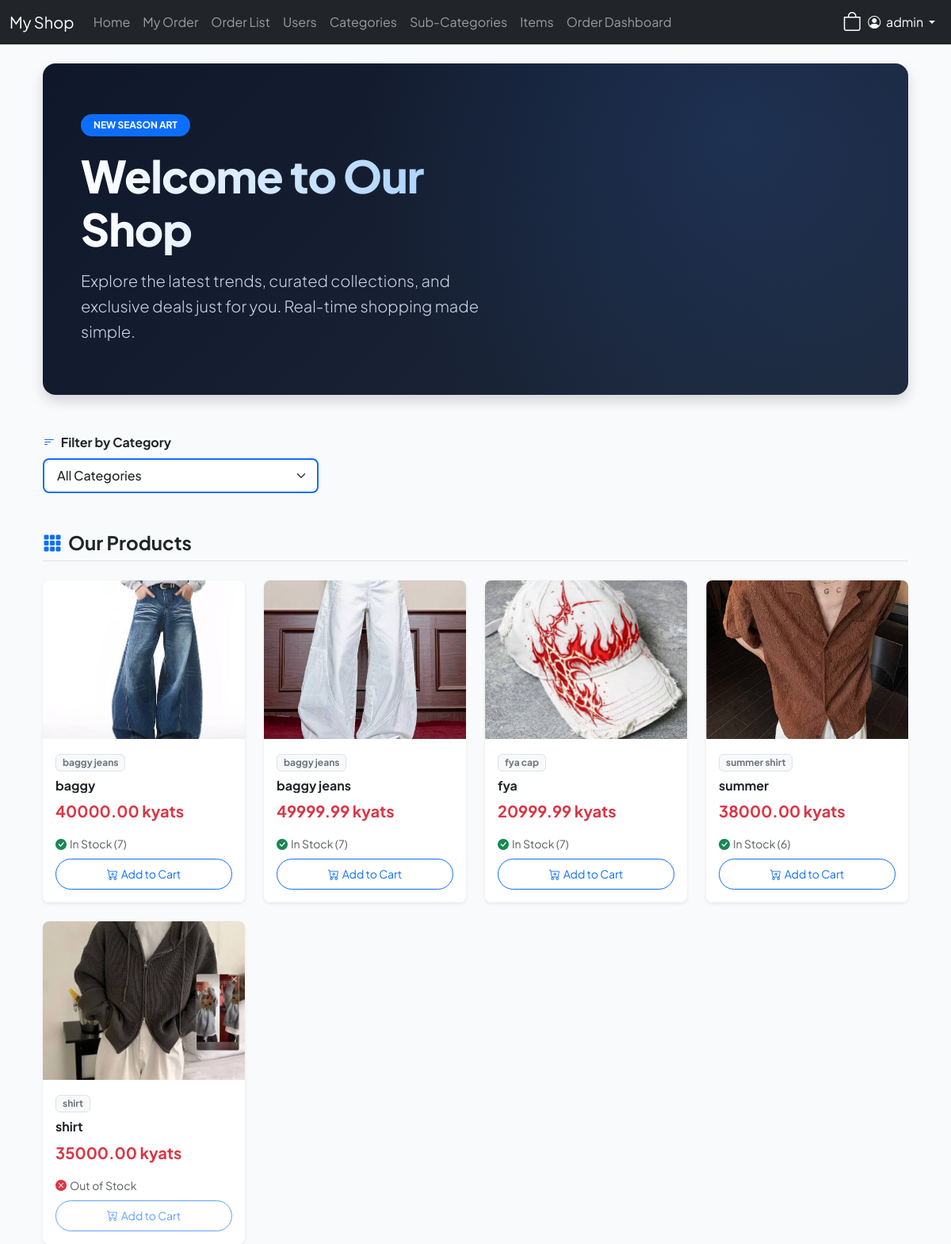
The app's page / (signed in) with its own data.
### my_app/models.py (models this page shows, shortened)
class Item(models.Model):
    sub_category = models.ForeignKey(
        'SubCategory',
        on_delete=models.CASCADE,
        related_name='items'
    )
    created_by = models.ForeignKey(
        User,
        on_delete=models.SET_NULL,
        null=True,
        related_name='items_created'
    )
    name = models.CharField(max_length=200)
    amount = models.IntegerField(default=0)      # လက်ကျန်အရေအတွက်
    size = models.CharField(max_length=50, blank=True, null=True) # ဥပမာ- Large, 42, 10-inch
    buy_price = models.DecimalField(max_digits=10, decimal_places=2)
    sale_price = models.DecimalField(max_digits=10, decimal_places=2)
    is_discount = models.BooleanField(default=False)
    discount = models.DecimalField(max_digits=10, decimal_places=2, default=0.00)
    is_deleted = models.BooleanField(default=False)
    created_at = models.DateTimeField(auto_now_add=True)
    updated_at = models.DateTimeField(auto_now=True)
    image = models.ImageField(upload_to='items/', null=True, blank=True)

class SubCategory(models.Model):
    category = models.ForeignKey(Category, on_delete=models.CASCADE, related_name='subcategories')
    name = models.CharField(max_length=100)
    descriptions = models.TextField(blank=True, null=True)
    is_deleted = models.BooleanField(default=False)
    created_by = models.ForeignKey(User, on_delete=models.SET_NULL, null=True)
    created_at = models.DateTimeField(auto_now_add=True)

### my_app/views.py (the view)
# urls.py: path('', views.index, name='index'),
def index(request):
    sub_categories = SubCategory.objects.all().distinct()
    selected_sub_cat = request.GET.get('subcategory')
    if selected_sub_cat and selected_sub_cat != 'all' and selected_sub_cat != '':
        items = Item.objects.filter(
            sub_category_id=selected_sub_cat,
            is_deleted=False
        )
    else:
        items = Item.objects.filter(is_deleted=False)
    context = {
        'sub_categories': sub_categories,
        'items': items,
        'selected_sub_cat': str(selected_sub_cat) if selected_sub_cat else 'all'
    }
    return render(request, 'index.html', context)

### templates/index.html (shortened to what this page needs)
{% extends 'base.html' %}
{% load static %}
{% block content %}
<link rel="stylesheet" href="https://cdn.jsdelivr.net/npm/bootstrap-icons@1.11.1/font/bootstrap-icons.css">
<div class="container mt-4">
    <div class="position-relative overflow-hidden p-5 mb-5 text-white rounded-4 shadow"
        style="background: linear-gradient(135deg, #0f172a 0%, #1e293b 100%);">
        <div class="position-absolute top-0 start-0 w-100 h-100"
            style="background: radial-gradient(circle at 80% 20%, rgba(59, 130, 246, 0.15) 0%, transparent 50%); pointer-events: none;">
        </div>
        <div class="row align-items-center position-relative" style="z-index: 1;">
            <div class="col-lg-7 py-3">
                <span class="badge bg-primary px-3 py-2 rounded-pill mb-3 fw-bold text-uppercase tracking-wider"
                    style="font-size: 0.75rem;">New Season Art</span>
                <h1 class="display-4 fw-black mb-3"
                    style="letter-spacing: -1px; font-weight: 800; background: linear-gradient(to right, #ffffff, #93c5fd); -webkit-background-clip: text; -webkit-text-fill-color: transparent;">
                    Welcome to Our Shop
                </h1>
                <p class="fs-5 mb-0" style="color: #cbd5e1; max-width: 550px; font-weight: 300; line-height: 1.6;">
                    Explore the latest trends, curated collections, and exclusive deals just for you. Real-time shopping
                    made simple.
                </p>
            </div>
        </div>
    </div>
    <div class="row mb-5">
        <div class="col-md-4">
            <form method="GET" action="#products-section" id="filterForm">
                <label class="form-label fw-bold text-dark mb-2">
                    <i class="bi bi-filter-left text-primary me-1"></i> Filter by Category
                </label>
                <select name="subcategory"
                    class="form-select form-select-lg border-2 border-primary shadow-none rounded-3 fw-medium text-dark"
                    onchange="this.form.submit()" style="cursor: pointer;">
                    <option value="all"> All Categories </option>
                </select>
            </form>
        </div>
    </div>
    <section>
        <h4 id="products-section" class="mb-4 text-dark fw-bold border-bottom pb-2 mt-4">
            <i class="bi bi-grid-3x3-gap-fill text-primary me-2"></i>Our Products
        </h4>
    </section>
    <div class="row row-cols-1 row-cols-md-2 row-cols-lg-4 g-4">
        {% for item in items %}
        <div class="col">
            <div
                class="card h-100 border-0 shadow-sm rounded-3 overflow-hidden position-relative product-card transition-all">
                <div class="position-relative bg-light" style="height: 200px; overflow: hidden;">
                    {% if item.image %}
                    <img src="{{ item.image.url }}" class="card-img-top w-100 h-100" style="object-fit: cover;"
                        alt="{{ item.name }}">
                    {% else %}
                    <div class="d-flex flex-column align-items-center justify-content-center h-100 text-muted">
                        <i class="bi bi-image fs-1 mb-2"></i>
                        <small>No Image Available</small>
                    </div>
                    {% endif %}
                </div>
                <div class="card-body d-flex flex-column p-3">
                    <div class="mb-2">
                        <span class="badge bg-light text-secondary border px-2 py-1">{{ item.sub_category.name }}</span>
                    </div>
                    <h5 class="card-title text-dark fw-bold fs-6 mb-2 text-truncate" title="{{ item.name }}">
                        {{ item.name }}
                    </h5>
                    <div class="d-flex align-items-baseline gap-2 mt-auto">
                        <span class="fs-5 fw-bold text-danger">{{ item.sale_price }} kyats</span>
                    </div>
                </div>
                <div class="card-footer bg-white border-top-0 p-3 pt-0">
                    <div class="d-flex justify-content-between align-items-center mb-2">
                        <small class="text-muted">
                            {% if item.amount > 0 %}
                            <i class="bi bi-check-circle-fill text-success me-1"></i>In Stock ({{ item.amount }})
                            {% else %}
                            <i class="bi bi-x-circle-fill text-danger me-1"></i>Out of Stock
                            {% endif %}
                        </small>
                    </div>
                    {% if user.is_authenticated %}
                    <a href="{% url 'add_to_cart' item.id %}?next={{ request.path }}"
                        class="btn btn-outline-primary w-100 btn-sm rounded-pill py-2 {% if item.amount <= 0 %}disabled{% endif %}">
                        <i class="bi bi-cart-plus me-1"></i>Add to Cart
                    </a>
                    {% else %}
                    <a href="{% url 'login' %}?next={{ request.path }}"
                        class="btn btn-warning w-100 btn-sm rounded-pill py-2 {% if item.amount <= 0 %}disabled{% endif %}">
                        <i class="bi bi-box-arrow-in-right me-1"></i>Log in to Buy 🔒
                    </a>
                    {% endif %}
                </div>
            </div>
        </div>
        {% empty %}
        <div class="col-12 w-100 text-center py-5 my-3 bg-white rounded shadow-sm border">
            <i class="bi bi-bag-x text-muted display-1 mb-3"></i>
            <h5 class="text-secondary fw-bold">No Products Found</h5>
            <p class="text-muted">ဤ Category အောက်တွင် ပစ္စည်းများ မရှိသေးပါဘူးဗျာ။</p>
        </div>
        {% endfor %}
    </div>
</div>
{% endblock %}

### templates/base.html (shortened to what this page needs)
<!DOCTYPE html>
<html lang="en">
<head>
    <link href="https://cdn.jsdelivr.net/npm/bootstrap@5.3.0/dist/css/bootstrap.min.css" rel="stylesheet">
    <link rel="stylesheet" href="https://cdn.jsdelivr.net/npm/bootstrap-icons@1.11.0/font/bootstrap-icons.css">
</head>
<body>
    {%if user.is_authenticated %}
    <nav class="navbar navbar-expand-lg navbar-dark bg-dark mb-4">
        <div class="container-fluid">
            <a class="navbar-brand" href="{% url 'index' %}">My Shop</a>
            <div class="collapse navbar-collapse" id="navbarNav">
                <ul class="navbar-nav me-auto">
                    <li class="nav-item"><a class="nav-link" href="{% url 'index' %}">Home</a></li>
                    {% if user.is_authenticated %}
                    <li class="nav-item"><a class="nav-link" href="{% url 'cart_detail' %}">My Order</a></li>
                    <li class="nav-item"><a class="nav-link" href="{% url 'order_index' %}">Order List</a></li>
                    {% if user.is_superuser %}
                    <li class="nav-item"><a class="nav-link" href="{% url 'user_list' %}">Users</a></li>
                    <li class="nav-item"><a class="nav-link" href="{% url 'category_list' %}">Categories</a></li>
                    <li class="nav-item"><a class="nav-link" href="{% url 'subcategory_list' %}">Sub-Categories</a></li>
                    <li class="nav-item"><a class="nav-link" href="{% url 'item_list' %}">Items</a></li>
                    <li class="nav-item"><a class="nav-link" href="{% url 'order_dash' %}">Order Dashboard</a></li>
                    {% endif %}
                    {% endif %}
                </ul>
                <ul class="navbar-nav ms-auto">
                    {% if user.is_authenticated %}
                    <li>
                        <div class="ms-auto d-flex align-items-center">
                            <a href="{% url 'cart_detail' %}"
                                class="nav-cart-link text-white position-relative {% if messages %}cart-shake{% endif %}"
                                title="Shopping Bag">
                                <i class="bi bi-bag fs-4"></i>
                            </a>
                            {% endif %}
                        </div>
                    </li>
                    <li class="nav-item dropdown">
                        <a class="nav-link dropdown-toggle text-white" href="#" id="navbarDropdown" role="button"
                            data-bs-toggle="dropdown" aria-expanded="false">
                            <i class="bi bi-person-circle me-1"></i> {{ user.username }}
                        </a>
                            {% endif %}
                    </li>
                </ul>
            </div>
        </div>
    </nav>
    <div class="container">
        {% block content %}
        {% endblock %}
    </div>
</body>
</html>

### templates/index.html (style rules this page uses)
html { scroll-behavior: smooth; }
body { font-family: 'Plus Jakarta Sans', sans-serif; background-color: #f8fafc; }
.form-select-lg { font-size: 1rem; padding-top: .5rem; padding-bottom: .5rem; }
.transition-all { transition: all 0.3s ease-in-out; }

### templates/base.html (style rules this page uses)
.nav-cart-link { text-decoration: none; display: inline-flex; align-items: center; transition: transform 0.2s ease, opacity 0.2s ease; }

### records on screen
Item: image (picture), sub_category.name "baggy jeans", name "baggy", sale_price "40000.00", amount "7"
Item: image (picture), sub_category.name "baggy jeans", name "baggy jeans", sale_price "49999.99", amount "7"
Item: image (picture), sub_category.name "fya cap", name "fya", sale_price "20999.99", amount "7"
Item: image (picture), sub_category.name "summer shirt", name "summer", sale_price "38000.00", amount "6"
Item: image (picture), sub_category.name "shirt", name "shirt", sale_price "35000.00", amount 0 (drawn)

### other values on screen
{{ user.username }} "admin"
